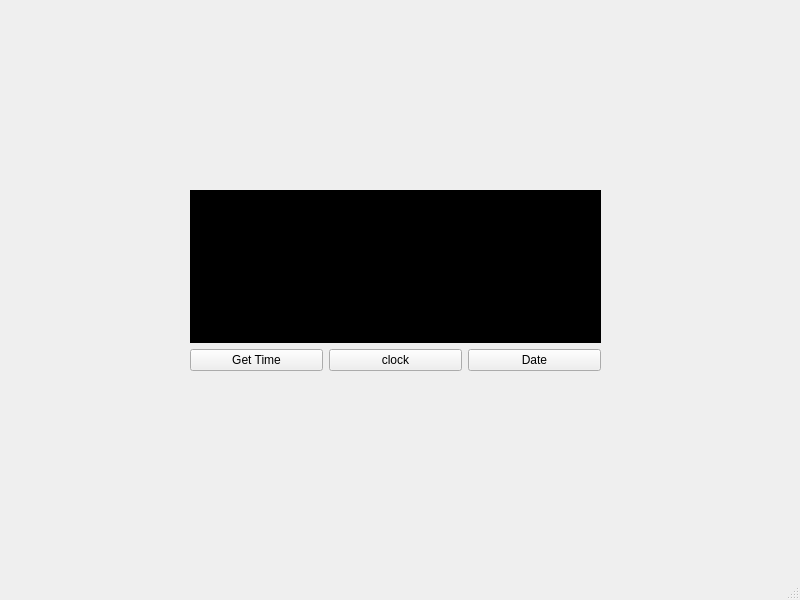
<?xml version="1.0" encoding="UTF-8"?>
<ui version="4.0">
 <class>MainWindow</class>
 <widget class="QMainWindow" name="MainWindow">
  <property name="geometry">
   <rect>
    <x>0</x>
    <y>0</y>
    <width>800</width>
    <height>600</height>
   </rect>
  </property>
  <property name="windowTitle">
   <string>MainWindow</string>
  </property>
  <property name="styleSheet">
   <string notr="true">background: linear-gradient(135deg, #ff9a9e, #fad0c4, #fad0c4, #ffdde1);</string>
  </property>
  <widget class="QWidget" name="centralwidget">
   <widget class="QWidget" name="">
    <property name="geometry">
     <rect>
      <x>190</x>
      <y>190</y>
      <width>411</width>
      <height>181</height>
     </rect>
    </property>
    <layout class="QVBoxLayout" name="verticalLayout">
     <item>
      <layout class="QHBoxLayout" name="horizontalLayout">
       <item>
        <widget class="QLabel" name="Time_label">
         <property name="font">
          <font>
           <pointsize>-1</pointsize>
          </font>
         </property>
         <property name="layoutDirection">
          <enum>Qt::LayoutDirection::LeftToRight</enum>
         </property>
         <property name="styleSheet">
          <string notr="true">color: white;             
background-color: black;  
font-size: 20px;          
text-align: center;      

qproperty-alignment: AlignCenter;
</string>
         </property>
         <property name="text">
          <string/>
         </property>
        </widget>
       </item>
      </layout>
     </item>
     <item>
      <layout class="QHBoxLayout" name="horizontalLayout_2">
       <item>
        <widget class="QPushButton" name="getTime_pushButton">
         <property name="cursor">
          <cursorShape>PointingHandCursor</cursorShape>
         </property>
         <property name="text">
          <string>Get Time</string>
         </property>
        </widget>
       </item>
       <item>
        <widget class="QPushButton" name="clock_button">
         <property name="cursor">
          <cursorShape>PointingHandCursor</cursorShape>
         </property>
         <property name="text">
          <string>clock</string>
         </property>
        </widget>
       </item>
       <item>
        <widget class="QPushButton" name="Date_pushButton">
         <property name="text">
          <string>Date</string>
         </property>
        </widget>
       </item>
      </layout>
     </item>
    </layout>
   </widget>
  </widget>
  <widget class="QMenuBar" name="menubar">
   <property name="geometry">
    <rect>
     <x>0</x>
     <y>0</y>
     <width>800</width>
     <height>25</height>
    </rect>
   </property>
  </widget>
  <widget class="QStatusBar" name="statusbar"/>
 </widget>
 <resources/>
 <connections/>
</ui>
